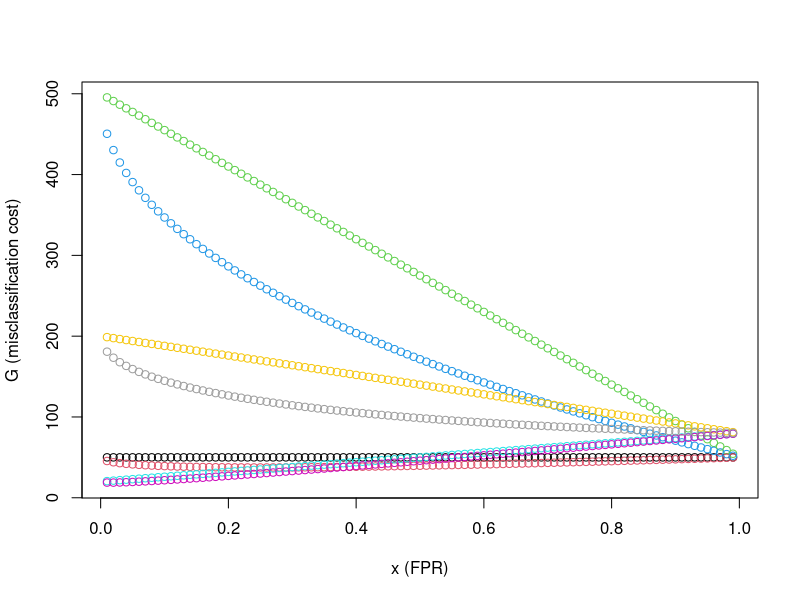
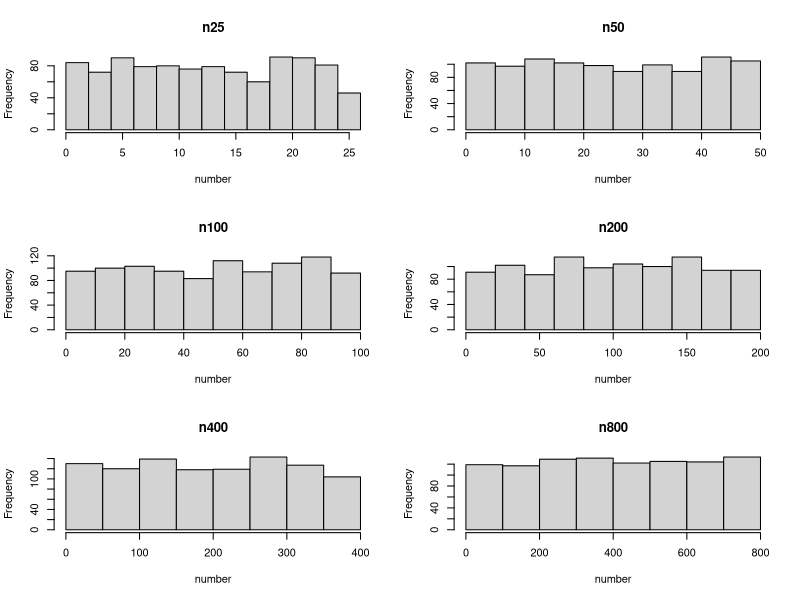

The R script that drew these images, in order:
## ---- chunk 1
knitr::opts_chunk$set(warning = FALSE, message = FALSE) 
## ---- chunk 2
myRound <- function(x, acc=3) {mult = 10^acc; round(x*mult)/mult}
## ---- chunk 3
set.seed(0)
n = 100
m=1000

origData = rnorm(n) # case 1
z=sample(x=origData, size=n*m, replace=TRUE)
case1_mat <- matrix(z,nrow=m)

origData = rt(n,df=3); # case 2
z=sample(x=origData, size=n*m, replace=TRUE)
case2_mat <- matrix(z,nrow=m)

origData = rt(n,df=25); # case 3
z=sample(x=origData, size=n*m, replace=TRUE)
case3_mat <- matrix(z,nrow=m)
## ---- chunk 4

## ---- chunk 5

## ---- chunk 6
myCVids <- function(n, K, seed=0) {
# balanced subsets generation (subset sizes differ by at most 1)
# n is the number of observations/rows in the training set
# K is the desired number of folds (e.g., 5 or 10)
set.seed(seed);
t = floor(n/K); r = n-t*K;
id0 = rep((1:K),times=t)
ids = sample(id0,t*K)
if (r > 0) {ids = c(ids, sample(K,r))}
ids
}

# two-sample t test
column_t_test <- function(features, target){
  tests = lapply(seq(1,ncol(features)),function(x){t.test(features[,x]~target)})
  pval_lst = lapply(seq(1,length(tests)),function(x){tests[[x]]$p.value})
  return(list(tests, pval_lst))
}


# keep features with p-value <= 0.05
top_features <- function(pval_lst, p_val, p_min){
  bool_lst = lapply(seq(1,length(pval_lst)),function(x){pval_lst[[x]] < p_val})
  if(sum(as.integer(bool_lst))<=p_min){
    bool_df=data.frame(pval_sig=matrix(unlist(bool_lst), nrow=length(bool_lst), byrow=TRUE))
    selected_df = bool_df[bool_df$pval_sig==TRUE,]
    feat_index_vec = as.numeric(rownames(selected_df))
    return(feat_index_vec)
  }else{
    pval_df = t(data.frame(pval_lst))
    row.names(pval_df) <- NULL
    bool_df=data.frame(pval_sig=matrix(unlist(bool_lst), nrow=length(bool_lst), byrow=TRUE))
    bool_df$p_val <- pval_df[,1]
    bool_df$p_top = FALSE
    sorted_res = sort(bool_df$p_val, index.return=TRUE)
    bool_df[head(sorted_res$ix,p_min),]$p_top = TRUE
    bool_df$p_select = as.logical(bool_df$pval_sig*bool_df$p_top)
    selected_df = bool_df[bool_df$p_select==TRUE,]
    feat_index_vec = as.numeric(rownames(selected_df))
  }
  return(feat_index_vec)
  
}

# Mis-classification ratio calculation
MCR <- function(true_vals, pred_probs, threshold=0.5){
  if(length(true_vals)!=length(pred_probs)){
    print("ERROR: predictions and true values not of same shape")
  }else{
    pred_vals = as.integer((pred_probs > threshold))
    mcr = sum(pred_vals != true_vals)/length(true_vals)
    return(mcr)
  }
}
## ---- chunk 7
# Generate data
set.seed(0) # set seed
n = 25 # number of samples in each class
nr = n*2 # total number of samples
Y = c(rep(1,n),rep(0,n)) # target values
k=10 # k value for cross validation
p_star_vec = c(5,10,20,40) # p* values to select the top features in the data
i_vec = seq(5) #different values of i for different sized data sets

# create matrix where results will be stored
mcr_i_pstar_df = data.frame(matrix(0, 
                                   nrow = length(p_star_vec), 
                                   ncol = length(i_vec)+1)) 
mcr_i_pstar_df[,1] = p_star_vec # add p* values to results table

# loop over values of i to make different data sets
for(i in i_vec){
  nc = 200*2^i # nc = 6400
  M = matrix(rnorm(nr*nc),nrow=nr)
  X = M[,1:nc] # features of data
  # calculate cross validation indexes
  # this is applied only after feature selection
  ids = myCVids(n=nr, K=k, seed=0)
  # feature selection
  # apply two-sample t-test
  t_test_results = column_t_test(features=X, target=Y)
  # get all features according to p-value at differing values of p_star
  # create vector to store mean mcr values for each p* subset
  mean_pstar_mcr_vec = c() 
  
  # loop over p* values to create a subset of selected features
  for(p_star in p_star_vec){
    feat_index_vec = c(top_features(pval_lst=t_test_results[[2]],
                                    p_val=0.05, 
                                    p_min=p_star))
    X_pstar = X[,feat_index_vec]
    k_mcr_vec = c() # store all mcr values for each k
    # loop over k to calculate the MCR for each fold
    for( k in seq(k)){
      isk = (ids == k) # k varies from 1 to K
      valid.k = which(isk) # test data index
      train.k = which(!isk) # train data index
      # get all training data in single data frame
      train_df = data.frame(Y=Y[train.k], X_pstar[train.k,])
      # get all testing data in single data frame
      val_df = data.frame(Y=Y[valid.k], X_pstar[valid.k,])
      
      # train a Logistic regression model
      LR = glm(Y ~ .,
              data=train_df,
              family="binomial")
      
      # get estimated probabilities on the test data 
      LR_probs = data.frame(
                    predict(LR,
                    val_df,
                    type ="response"
                    )
                  )
      
      # use the probabilities to calculate the MCR
      mcr = MCR(
              true_vals=val_df$Y,
              pred_probs=LR_probs[,1],
              threshold=0.5)
      k_mcr_vec = c(k_mcr_vec, mcr)
    }
    mean_pstar_mcr = mean(k_mcr_vec) # get the mean MCR for all values of k

    mean_pstar_mcr_vec = c(mean_pstar_mcr_vec, mean_pstar_mcr)
  }
  mcr_i_pstar_df[,i+1] = mean_pstar_mcr_vec
}
# add all data to a data frame and transform to be in the correct format
mcr_i_pstar_df = t(mcr_i_pstar_df)
rownames(mcr_i_pstar_df) = c("p*", i_vec)
knitr::kable(mcr_i_pstar_df, format = "markdown") # display table





## ---- chunk 8

## ---- chunk 9

## ---- chunk 10

## ---- chunk 11

## ---- chunk 12
genData <- function(n, seed=0) {
set.seed(seed)
x = seq(-1,1,length.out=n)
y = x - x^2 + 2*rnorm(n) # true sigma = 2;
out.df = data.frame(x=x, y=y)
out.df
}
train.df = genData(n=200,seed=100)
test.df = genData(400)
## ---- chunk 13

## ---- chunk 14

## ---- chunk 15
# assume values for x and cfp
# x = 0.25
cfp=1
n=100


x_vec=c()
A_vec=c()
C_vec=c()
R_vec=c()
FPR_vec=c()
TPR_vec=c()
G_vec=c()
for (x in seq(0.01,0.99,0.01)) {
  A=c(0.5, 0.2)
  C=c(cfp, 10*cfp)
  R=c(x, sqrt(x))
  
  Ai=0
  for(q in A){
    Ai = Ai+1
    P=n*q
    N=n*(1-q)
    
    Ri=0
    for(tpr in R){
      Ri=Ri+1
      # calculate TP, FP, TN, and FN with regards to x
      TP = tpr*P
      FN = P-TP
      FP = x*N
      TN = N-FP
      FPR = x
      TPR = tpr
      
      Ci=0
      for(cfn in C){
        Ci=Ci+1
        G = cfn*FN + cfp*FP
        
        x_vec=c(x_vec,x)
        A_vec=c(A_vec,Ai)
        C_vec=c(C_vec,Ci)
        R_vec=c(R_vec,Ri)
        FPR_vec=c(FPR_vec,FPR)
        TPR_vec=c(TPR_vec,TPR)
        G_vec=c(G_vec,G)
        
        # print(paste("(A:",as.character(Ai),")"))
        # print(paste("(C:",as.character(Ci),")"))
        # print(paste("(R:",as.character(Ri),")"))
        # print(paste("FPR = ", FPR))
        # print(paste("TPR = ", TPR))
        # print(paste("G = ", G))
        # print("----------------------------")
        
        
      }
    }
    
  }
}

results_df = data.frame(x_vec, 
                          A_vec,
                          C_vec,
                          R_vec, 
                          FPR_vec,
                          TPR_vec,
                          G_vec)

results_df$design_id <- paste(results_df$A_vec,
                              results_df$C_vec, 
                              results_df$R_vec)

# Objective function score visualization
plot(x=results_df$x_vec, 
     y=results_df$G_vec, 
     col=factor(results_df$design_id),
     ylab="G (misclassification cost)",
     xlab="x (FPR)")

## ---- chunk 16
# Generate data
set.seed(0)
n_vec = c(25, 50, 100, 200, 400, 800)
m = 1000 
df = data.frame(m=1:m)
table_df = data.frame(n=n_vec) # results table
mean_uniq_vec = c()
sd_uniq_vec = c()
for (n in n_vec){
  I = seq(n)
  samp_vec = c(sample(x=I, size=m ,replace=TRUE))
  df[paste("n",n , sep="")] = samp_vec
  
  mean_uniq_vec = c(mean_uniq_vec, mean(unique(samp_vec)))
  sd_uniq_vec = c(sd_uniq_vec, sd(unique(samp_vec)))
}

#visualize data
par(mfrow=c(3,2))
for(i in names(df)[2:7]){
  hist(df[[i]],
       xlab = "number",
       main=i)
}
## ---- chunk 17
# make table of results
table_df$Mean_Unique = myRound(mean_uniq_vec, acc=2)
table_df$SD_Unique = myRound(sd_uniq_vec, acc=2)
table_df = data.frame(t(table_df))

knitr::kable(table_df, format = "markdown")
